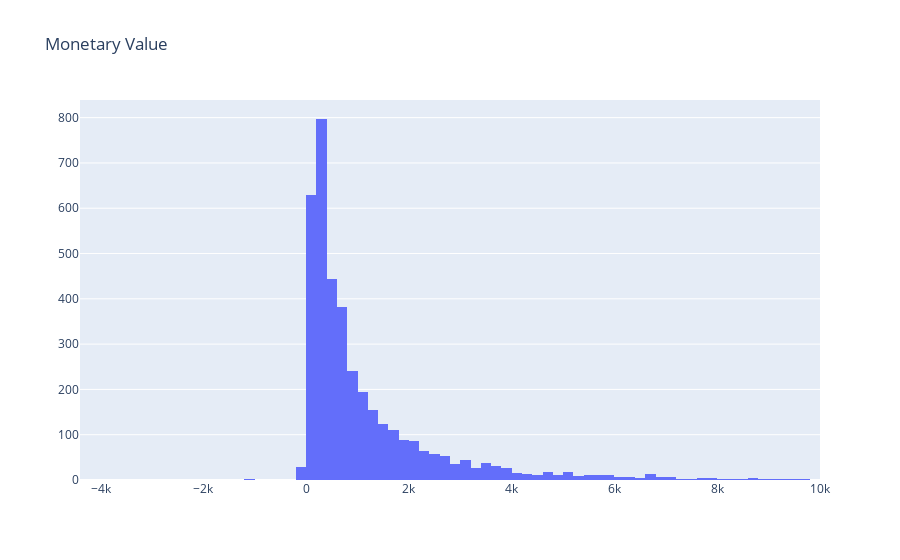

The notebook cell this image was saved under:
### Markdown cell above
## Revenue

Finally we'll look at one of the most important metrics, Revenue:

### Code cell
#calculate revenue for each customer
df_uk['Revenue'] = df_uk['UnitPrice'] * df_uk['Quantity']
df_revenue = df_uk.groupby('CustomerID').Revenue.sum().reset_index()

#merge it with our main dataframe
df_user = pd.merge(df_user, df_revenue, on='CustomerID')

#plot the histogram
plot_data = [
    go.Histogram(
        x=df_user.query('Revenue < 10000')['Revenue']
    )
]

plot_layout = go.Layout(
        title='Monetary Value'
    )
fig = go.Figure(data=plot_data, layout=plot_layout)
pyoff.iplot(fig)

### Figure 1 — Plotly figure (JSON) as saved in the notebook; plotly's stock layout.template omitted (floating-point values rounded to 4 significant figures; data arrays with more than 128 entries replaced by an {"elided": "..."} marker saying what was removed)
{"data": [{"type": "histogram", "x": {"elided": "3870 float values"}}], "layout": {"title": {"text": "Monetary Value"}}}
